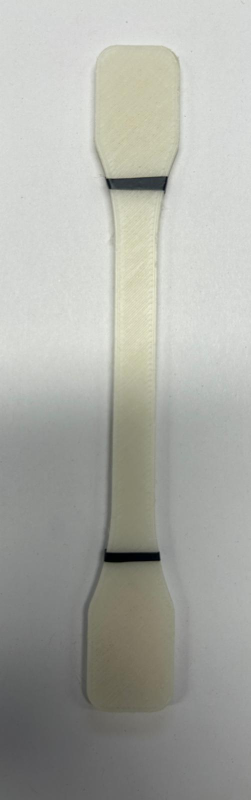
#> input picture LineDetection/test_images/Testbild_1.4.png, 502 x 1600 px (shown at 1/2 size)
$ python main5.py --image ../test_images/Testbild_1.4.png
#> lines starting #> are read from the running program, lines starting #| are printed output that depends on the picture

import cv2
import numpy as np
import argparse
import os

import config


# [70 lines left out: function create_demo_image, not called in this run]


def preprocess(image):
    """
    Erzeugt ein Binärbild mit schwarzen Objekten als weisse Pixel.
    """

    if config.MODE == "BLACK_ON_WHITE":
        threshold_type = cv2.THRESH_BINARY_INV

    elif config.MODE == "WHITE_ON_BLACK":
        threshold_type = cv2.THRESH_BINARY

    else:
        raise ValueError("Unbekannter Kontrastmodus")

    # Thresholding
    _, binary = cv2.threshold(
        image,
        config.THRESHOLD,
        255,
        threshold_type
    )

    # Kleine Störungen entfernen
    kernel_open = cv2.getStructuringElement(
        cv2.MORPH_ELLIPSE,
        (3, 3)
    )

    binary = cv2.morphologyEx(
        binary,
        cv2.MORPH_OPEN,
        kernel_open
    )

    # Kleine Unterbrechungen schliessen
    kernel_close = cv2.getStructuringElement(
        cv2.MORPH_RECT,
        (3, 3)
    )

    binary = cv2.morphologyEx(
        binary,
        cv2.MORPH_CLOSE,
        kernel_close
    )

    return binary


# [350 lines left out: functions detect_lines, angle_difference, calculate_overlap_ratio, select_line_pair, calculate_distance, draw_results, not called in this run]


def main():

    parser = argparse.ArgumentParser()

    parser.add_argument(
        "--image",
        type=str,
        default=None,
        help="Pfad zum Eingabebild"
    )

    args = parser.parse_args()

    # Bild laden oder Testbild erzeugen
    # Bild laden oder Testbild erzeugen
    if args.image is None:

        image = create_demo_image()

    else:

        # Absoluten Pfad erzeugen
        image_path = os.path.abspath(args.image)

        print("Aktuelles Arbeitsverzeichnis:")
        print(os.getcwd())

        print("Gesuchter Bildpfad:")
        print(image_path)

        print("Datei vorhanden:")
        print(os.path.isfile(image_path))

        image = cv2.imread(
            image_path,
            cv2.IMREAD_GRAYSCALE
        )
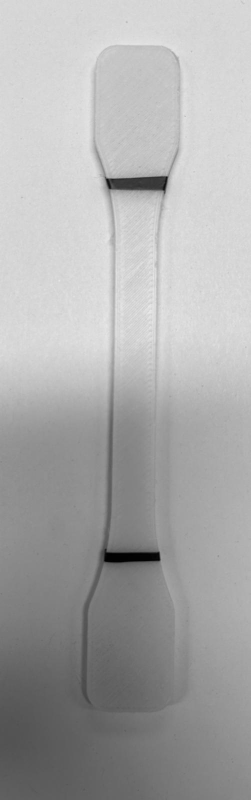
#> image: shape (1600, 502) (shown at 1/2 size); min 0, max 235, mean 170.3

        if image is None:
            raise FileNotFoundError(
                f"Bild konnte nicht geladen werden: {image_path}"
            )

    # Bildverarbeitung
    binary = preprocess(image)

    candidates = detect_lines(binary)

    print(f"\nGefundene Linienkandidaten: {len(candidates)}")

    selected_pair = select_line_pair(candidates)

    if selected_pair is None:

        print("Kein passendes Linienpaar gefunden.")

    else:

        distance_px, distance_mm = calculate_distance(
            selected_pair[0],
            selected_pair[1]
        )

        angle_diff = angle_difference(
            selected_pair[0]["angle"],
            selected_pair[1]["angle"]
        )

        length_difference = 1.0 - min(
            selected_pair[0]["length"],
            selected_pair[1]["length"]
        ) / max(
            selected_pair[0]["length"],
            selected_pair[1]["length"]
        )

        overlap_ratio = calculate_overlap_ratio(
            selected_pair[0],
            selected_pair[1]
        )

        print("\nErkanntes Linienpaar:")
        print(f"Linie 1 Winkel: {selected_pair[0]['angle']:.2f}°")
        print(f"Linie 2 Winkel: {selected_pair[1]['angle']:.2f}°")
        print(f"Winkeldifferenz: {angle_diff:.2f}°")
        print(f"Längendifferenz: {length_difference * 100:.2f}%")
        print(f"Überlappungskoeffizient: {overlap_ratio * 100:.2f}%")

        print(f"\nAbstand: {distance_px:.2f} Pixel")
        print(f"Abstand: {distance_mm:.2f} mm")

    # Ergebnisse unabhängig von der Linienauswahl darstellen
#    for i, line in enumerate(candidates):
#        print(
#            f"Linie {i + 1}: "
#            f"Winkel={line['angle']:.2f}°, "
#            f"Länge={line['length']:.1f}px, "
#            f"Dicke={line['thickness']:.1f}px"
#        )


    result = draw_results(
        image,
        selected_pair
    )

    os.makedirs(config.OUTPUT_FOLDER, exist_ok=True)

    cv2.imwrite(
        f"{config.OUTPUT_FOLDER}/result.png",
        result
    )

    if config.SHOW_INTERMEDIATE_IMAGES:

        cv2.imshow("Original", image)
        cv2.imshow("Endresultat", result)

        cv2.waitKey(0)
        cv2.destroyAllWindows()


if __name__ == "__main__":
#> (the run stopped early here; a loop or call above may not have finished)
